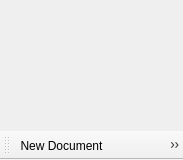
<?xml version="1.0" encoding="UTF-8"?>
<ui version="4.0">
 <class>SessionWidget</class>
 <widget class="QMainWindow" name="SessionWidget">
  <property name="geometry">
   <rect>
    <x>0</x>
    <y>0</y>
    <width>183</width>
    <height>160</height>
   </rect>
  </property>
  <property name="windowTitle">
   <string>MainWindow</string>
  </property>
  <widget class="SessionView" name="sessionView"/>
  <widget class="QToolBar" name="toolBar">
   <property name="windowTitle">
    <string>toolBar</string>
   </property>
   <property name="floatable">
    <bool>false</bool>
   </property>
   <attribute name="toolBarArea">
    <enum>BottomToolBarArea</enum>
   </attribute>
   <attribute name="toolBarBreak">
    <bool>false</bool>
   </attribute>
   <addaction name="actionNewDocument"/>
   <addaction name="actionOpenDocument"/>
   <addaction name="actionCloseDocument"/>
  </widget>
  <action name="actionOpenDocument">
   <property name="icon">
    <iconset theme="document-open"/>
   </property>
   <property name="text">
    <string>Open Document</string>
   </property>
  </action>
  <action name="actionNewDocument">
   <property name="icon">
    <iconset theme="document-new"/>
   </property>
   <property name="text">
    <string>New Document</string>
   </property>
  </action>
  <action name="actionCloseDocument">
   <property name="icon">
    <iconset theme="document-close"/>
   </property>
   <property name="text">
    <string>Close Document</string>
   </property>
  </action>
 </widget>
 <customwidgets>
  <customwidget>
   <class>SessionView</class>
   <extends>QWidget</extends>
   <header>sessionwidget.h</header>
   <container>1</container>
  </customwidget>
 </customwidgets>
 <resources/>
 <connections/>
</ui>
